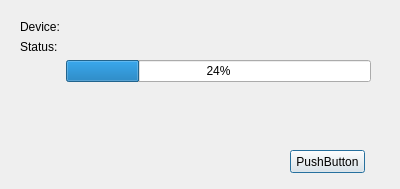
<?xml version="1.0" encoding="UTF-8"?>
<ui version="4.0">
 <class>GeophysDialogBase</class>
 <widget class="QDialog" name="GeophysDialogBase">
  <property name="geometry">
   <rect>
    <x>0</x>
    <y>0</y>
    <width>400</width>
    <height>189</height>
   </rect>
  </property>
  <property name="windowTitle">
   <string>Geophysics survey</string>
  </property>
  <widget class="QWidget" name="gridLayoutWidget">
   <property name="geometry">
    <rect>
     <x>20</x>
     <y>20</y>
     <width>351</width>
     <height>111</height>
    </rect>
   </property>
   <layout class="QGridLayout" name="gridLayout">
    <item row="1" column="0">
     <widget class="QLabel" name="label">
      <property name="text">
       <string>Status:</string>
      </property>
     </widget>
    </item>
    <item row="4" column="0">
     <spacer name="verticalSpacer">
      <property name="orientation">
       <enum>Qt::Vertical</enum>
      </property>
      <property name="sizeHint" stdset="0">
       <size>
        <width>20</width>
        <height>40</height>
       </size>
      </property>
     </spacer>
    </item>
    <item row="0" column="0">
     <widget class="QLabel" name="label_4">
      <property name="text">
       <string>Device:</string>
      </property>
     </widget>
    </item>
    <item row="0" column="1">
     <widget class="QLabel" name="deviceStatus">
      <property name="text">
       <string/>
      </property>
     </widget>
    </item>
    <item row="3" column="1">
     <widget class="QProgressBar" name="progressBar">
      <property name="value">
       <number>24</number>
      </property>
     </widget>
    </item>
    <item row="1" column="1">
     <widget class="QLabel" name="status">
      <property name="text">
       <string/>
      </property>
     </widget>
    </item>
   </layout>
  </widget>
  <widget class="QPushButton" name="outButton">
   <property name="geometry">
    <rect>
     <x>290</x>
     <y>150</y>
     <width>75</width>
     <height>23</height>
    </rect>
   </property>
   <property name="text">
    <string>PushButton</string>
   </property>
  </widget>
 </widget>
 <resources/>
 <connections/>
</ui>
